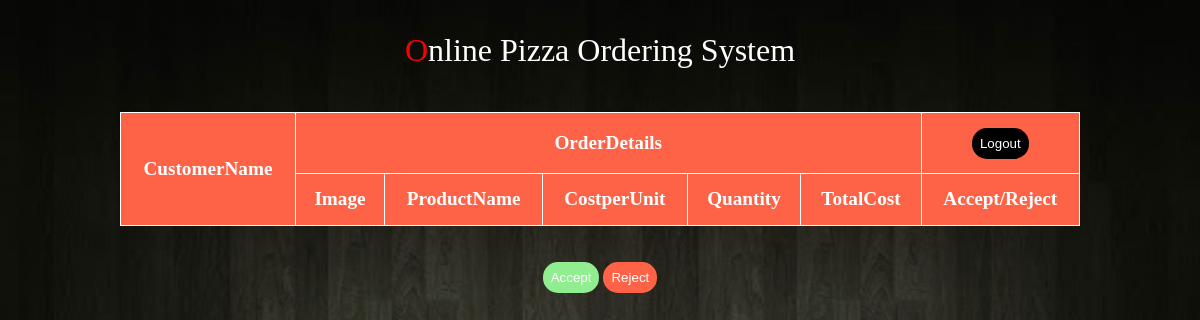
Page /deliveryorders.php on the earlier database version.
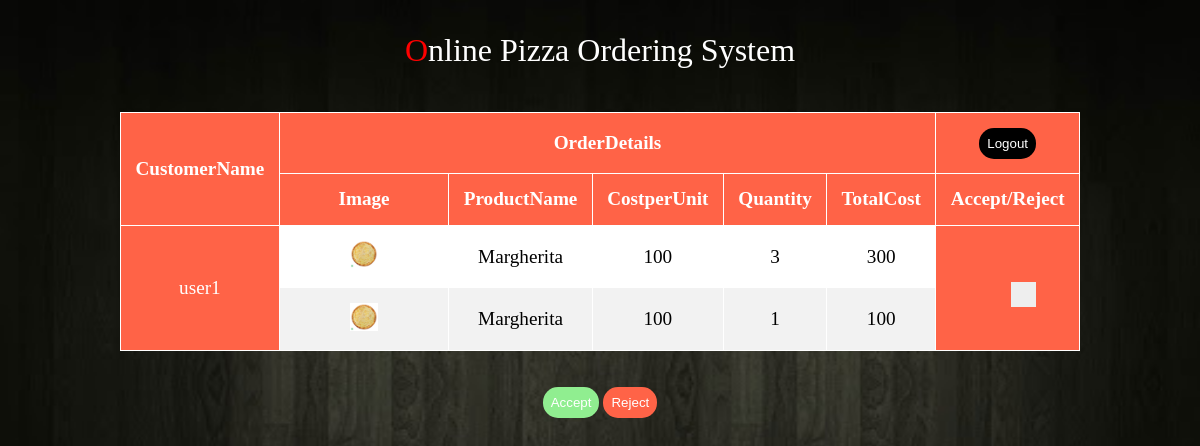
Same page on the later database version.
### tables this page shows
CREATE TABLE `orders` (
  `id` int(4) NOT NULL,
  `orderedby` varchar(40) NOT NULL,
  `finalorder` varchar(300) NOT NULL,
  `date` datetime NOT NULL
);

CREATE TABLE `pizza` (
  `id` int(5) NOT NULL,
  `name` varchar(30) NOT NULL,
  `price` int(5) NOT NULL,
  `src` varchar(60) NOT NULL,
  `type` varchar(20) NOT NULL
);

### deliveryorders.php (the view, shortened to what this page needs)
<?php
require 'db_config.php';
?>
<!DOCTYPE html>
<html>
<head>
</head>
<body>
	<header>
	<div class="head">
			<div>
				<h1>Online Pizza Ordering System</h1>
			</div>
		</div>
	</header>
	<div class="tabcontainer">
	<table class="tab">
		<tr>
			<th rowspan="2">CustomerName</th>
			<th colspan="5">OrderDetails</th>
			<th><form action="logout.php" method="POST"><button name="logout" style="background-color: black;" value="logout">Logout</button></form></th>
		</tr>
		<tr>
			<th>Image</th>
			<th>ProductName</th>
			<th>CostperUnit</th>
			<th>Quantity</th>
			<th>TotalCost</th>
			<th>Accept/Reject</th>
		</tr>
		<?php
		$query="select * from orders";
		$result=mysqli_query($link,$query);
		while($row=mysqli_fetch_array($result))
		{
		?>
		<tr>
			<?php
				$orders=explode(',',$row['finalorder']);
				array_pop($orders);
				$length=count($orders);
				$order=explode(":",$orders[count($orders)-1]);
				array_pop($orders);
			?>
			<td style="background-color: tomato;color: white;" rowspan="<?php echo $length?>"><?php echo $row['orderedby']?></td>
			<?php
				$query1="select * from pizza where id='$order[0]'";
				$result1=mysqli_query($link,$query1);
				$row1=mysqli_fetch_array($result1);
			?>
			<td><img src="<?php echo $row1['src']?>" alt="img not found" style="width:20%;"></td>
			<td><?php echo $row1['name'];?></td>
			<td><?php echo $row1['price'];?></td>
			<td><?php echo $order[1];?></td>
			<td><?php echo $row1['price']*$order[1];?></td><form action="editdeliverys.php" method="POST">
			<td style="background-color: tomato;" rowspan="<?php echo $length?>"><label class="container"><input value="<?php echo $row['id'];?>" name="orders[[]" type="checkbox"><span class="checkmark"></span></label></td>
		</tr>
		<?php
		foreach ($orders as $x)
		{
			$order=explode(":",$x);
			$query1="select * from pizza where id='$order[0]'";
			$result1=mysqli_query($link,$query1);
			$row1=mysqli_fetch_array($result1);
		?>
		<tr>
			<td><img src="<?php echo $row1['src']?>" alt="img not found" style="width:20%;"></td>
			<td><?php echo $row1['name'];?></td>
			<td><?php echo $row1['price'];?></td>
			<td><?php echo $order[1];?></td>
			<td><?php echo $row1['price']*$order[1];?></td>
		</tr>
		<?php
		}
		?>
		<?php
		}
		?>
    </div>
	<br><br>
	<div class="buttondiv">
	<button value="accept" type="submit" name="accept">Accept</button>
	<button value="reject" type="submit" name="reject">Reject</button>
	</div>
</body>
</html>

Differences in the rows shown:
added orders: orderedby "user1", pizza.src (picture), pizza.name "Margherita", pizza.price "100", order "3", pizza.price "300"
now on this page (row unchanged): pizza: src (picture), name "Margherita", price "100", order "1", $row1['price']*$order[1] "100"
